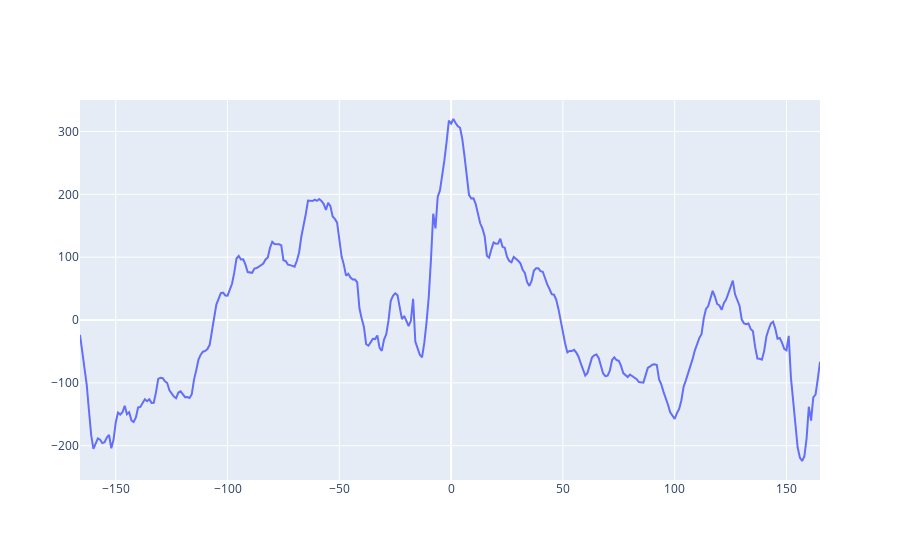

Notebook code for this chart:
### Code cell
cross_Cor = np.correlate(omega_hat, chase_df.loc[:,'error_phi'], mode='full')
x_Axis = np.arange(-len(omega_hat), len(omega_hat), 1)
fig = go.Figure(data=go.Scatter(x = x_Axis, y=cross_Cor))
fig.show()
fig.write_html("../dataFolders/MuscaChasingMusca/Sampled100fps_Figures/Chase_relationships/" + name + "phi_cross_cor.html")

### Figure 1 — Plotly figure (JSON) as saved in the notebook; plotly's stock layout.template omitted (floating-point values rounded to 4 significant figures; data arrays with more than 128 entries replaced by an {"elided": "..."} marker saying what was removed)
{"data": [{"type": "scatter", "x": {"elided": "332 int values"}, "y": {"elided": "333 float values"}}], "layout": {}}
